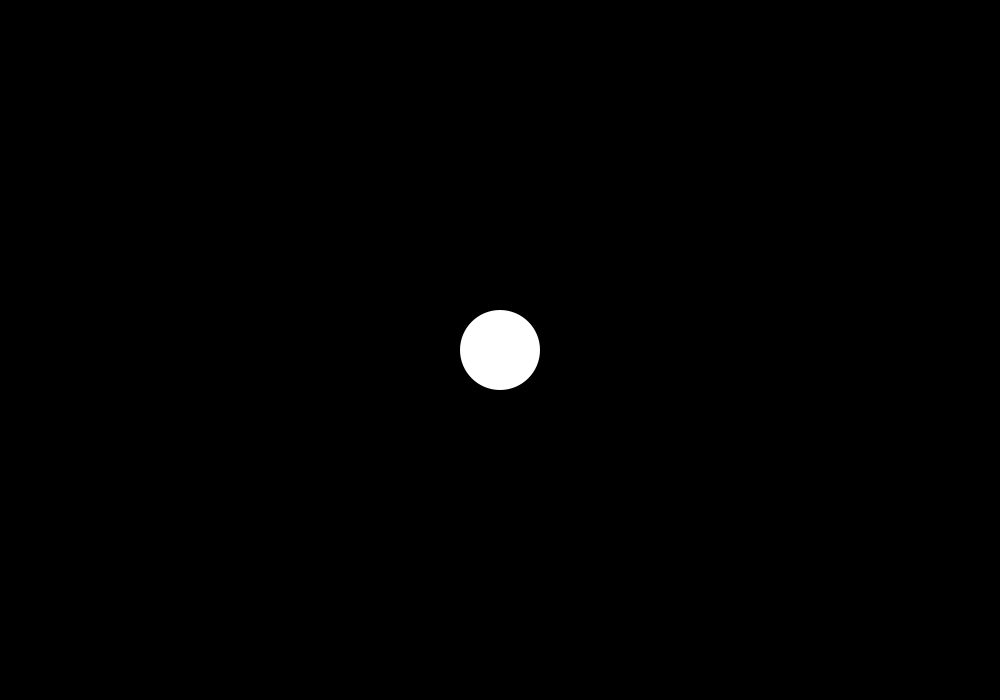
Frame 1 (no input)
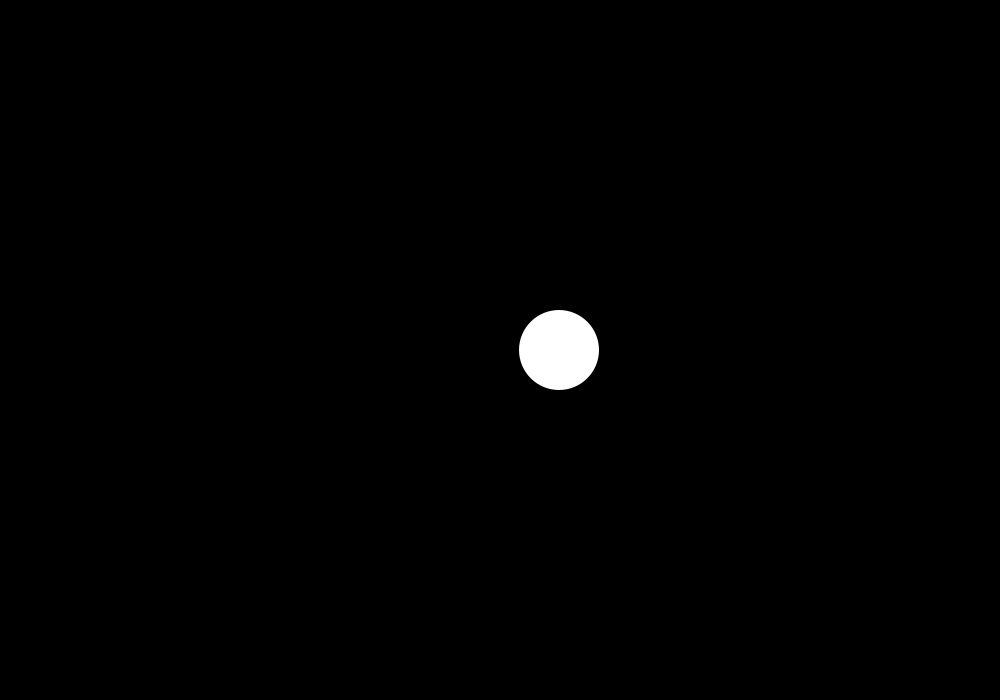
Frame 60 (the mouse pressed at the canvas centre just before this capture)
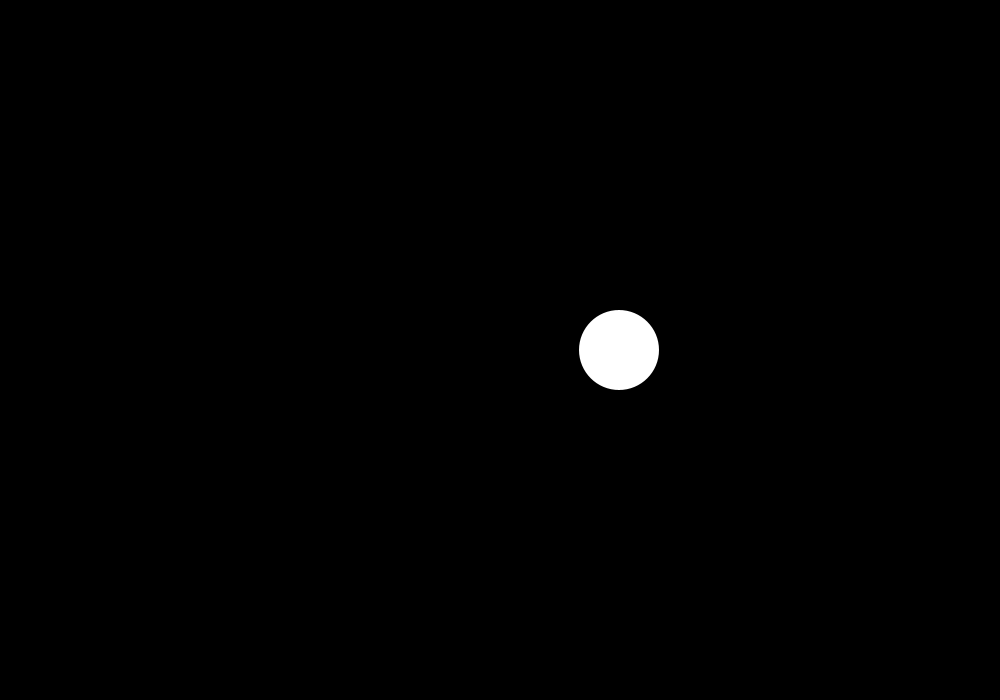
Frame 120 (the mouse held since frame 60 and released just before this capture)

The Processing sketch that drew these frames (run headless with seeded random() and noise(); from frame 60 on, the mouse is pressed at the canvas centre):

// Processing sketch: bouncyBall
// ── bouncyBall.pde
//ball
int xPos = 500;
int yPos = 350;
int xDir;
int yDir;
int ballHeight = 80;
int ballWidth = 80;

void setup(){
size(1000, 700);
background(0);
}

void draw(){
  noStroke();
  background(0);
  ellipse(xPos, yPos, ballHeight, ballWidth);
  xPos=xPos+1;
  if (xPos>width+20)
  {xPos=-20;
  }
}
